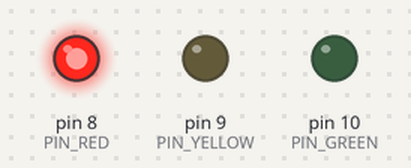
Bench run of a sketch on a simulated Arduino Uno, built with avr-gcc and run on an emulated ATmega328P. On the bench: output pins drawn as LEDs (lit = HIGH).

Above: at 2.0 s.
At 7.5 s:
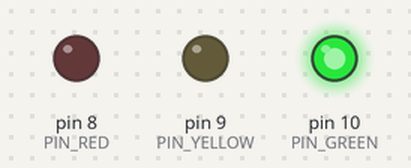
At 10.2 s:
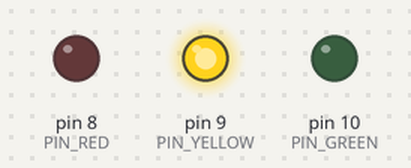
Timing chart, 0 to 14.3 s (numbered marks = the images above):
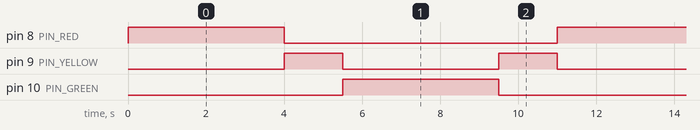

The sketch:

sketch.ino
```cpp
// ПЗ №1. Світлофор: червоний, жовтий, зелений, жовтий
const int PIN_RED    = 8;   // червоний світлодіод
const int PIN_YELLOW = 9;   // жовтий світлодіод
const int PIN_GREEN  = 10;  // зелений світлодіод

const unsigned long T_RED    = 4000;  // мс
const unsigned long T_YELLOW = 1500;  // мс
const unsigned long T_GREEN  = 4000;  // мс

void setLights(int red, int yellow, int green) {
  digitalWrite(PIN_RED, red);
  digitalWrite(PIN_YELLOW, yellow);
  digitalWrite(PIN_GREEN, green);
}

void setup() {
  pinMode(PIN_RED, OUTPUT);
  pinMode(PIN_YELLOW, OUTPUT);
  pinMode(PIN_GREEN, OUTPUT);
}

void loop() {
  setLights(HIGH, LOW, LOW);  delay(T_RED);     // червоний
  setLights(LOW, HIGH, LOW);  delay(T_YELLOW);  // жовтий
  setLights(LOW, LOW, HIGH);  delay(T_GREEN);   // зелений
  setLights(LOW, HIGH, LOW);  delay(T_YELLOW);  // жовтий
}
```

Measured:
- by itself, pin 8 (PIN_RED), pin 10 (PIN_GREEN): alternates HIGH for 4.0 s and LOW for 7.0 s
- by itself, pin 9 (PIN_YELLOW): alternates HIGH for 1.5 s and LOW for 4.0 s
- by itself, everything shown: repeats every 11.0 s, in 4 steps
